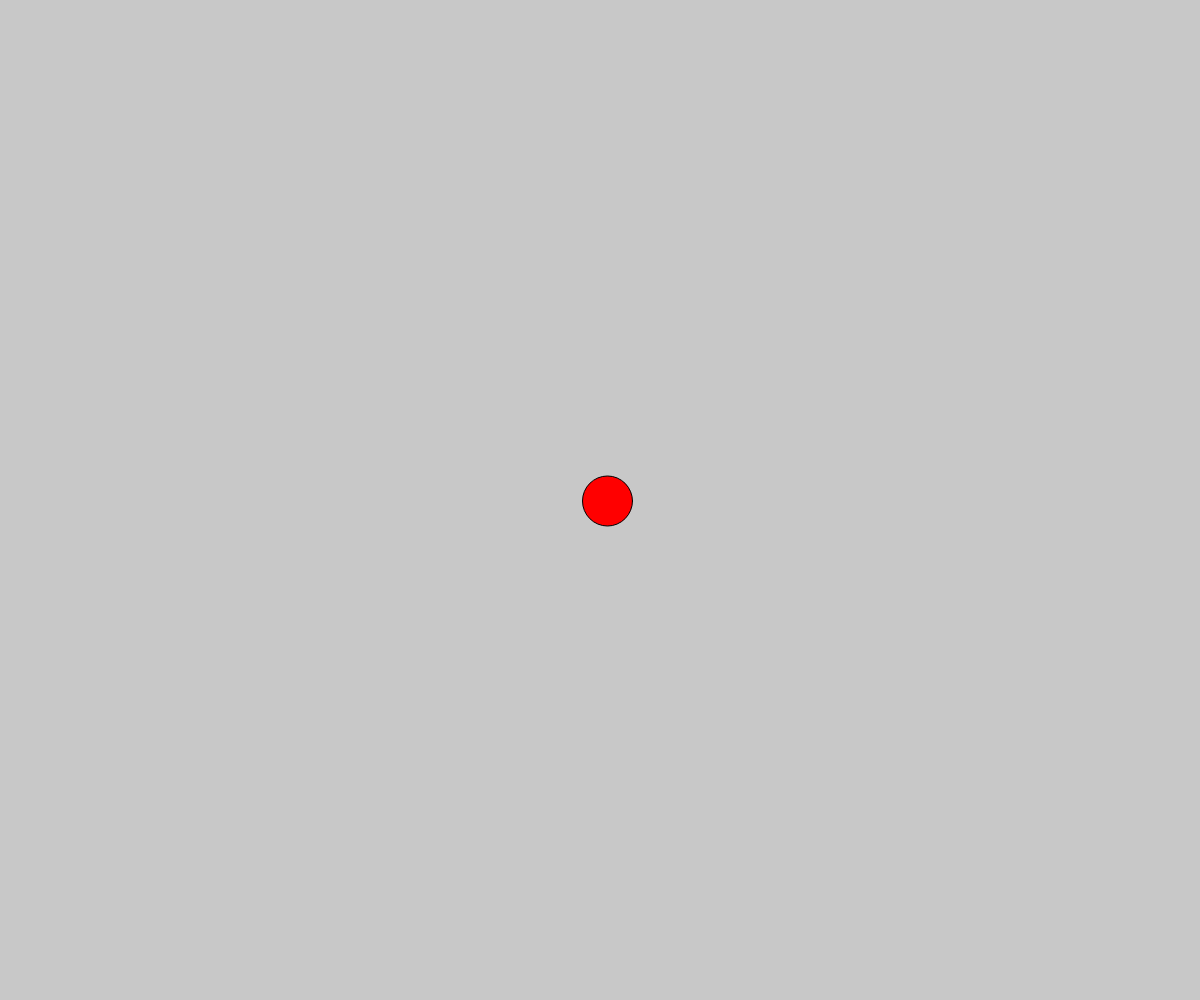
Frame 1 (no input)
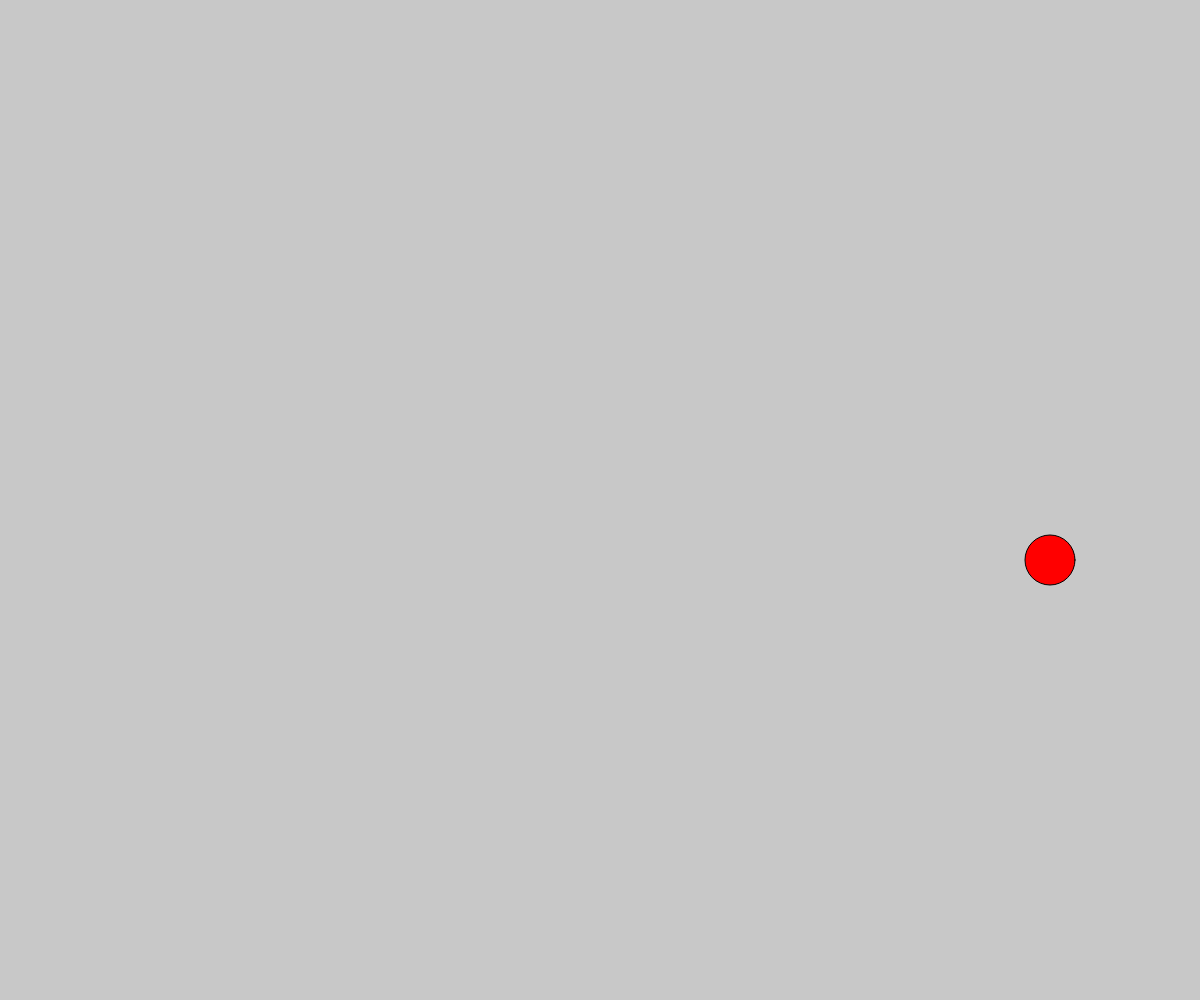
Frame 60 (no input)
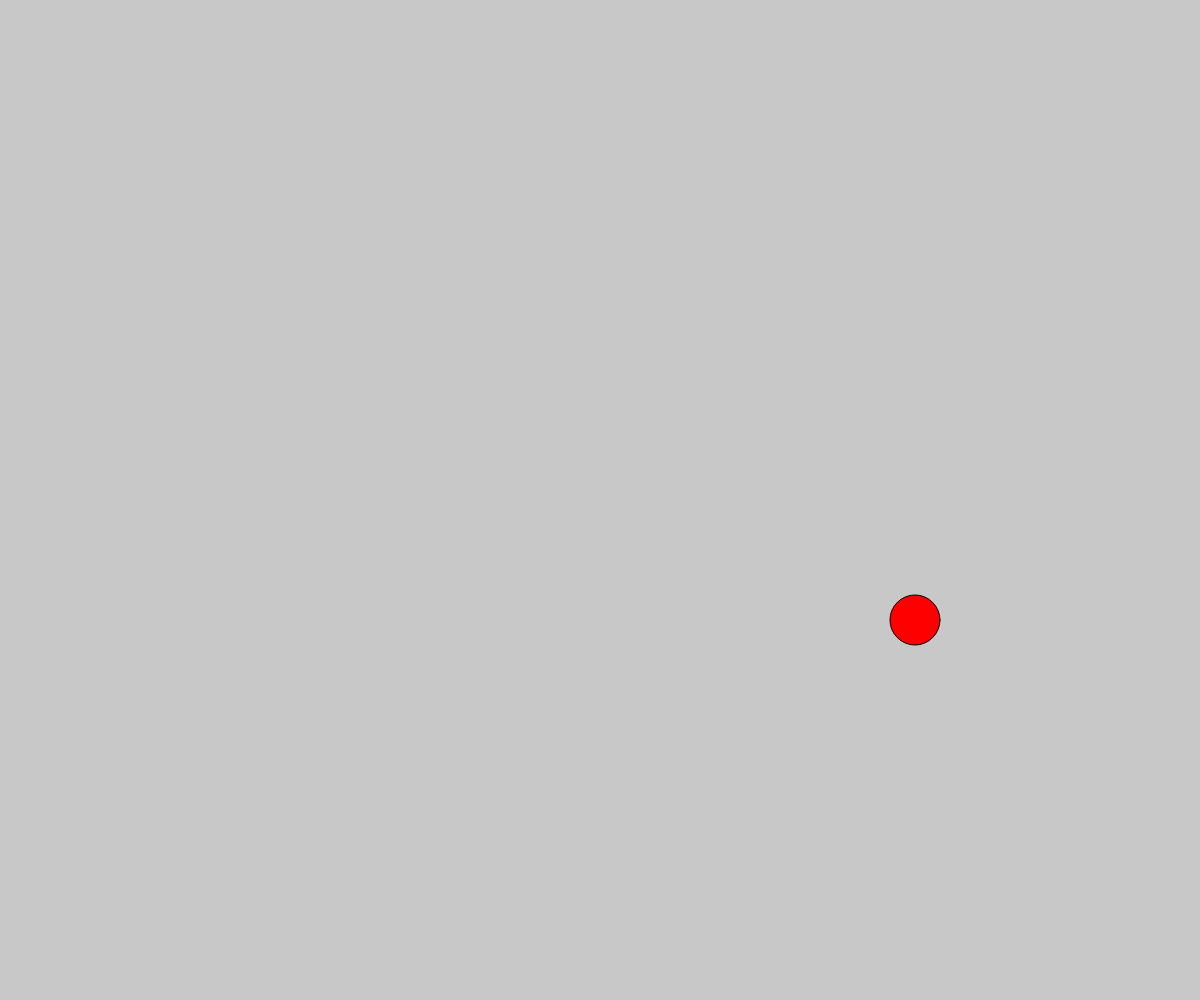
Frame 120 (the mouse pressed at the canvas centre since frame 60)

The p5.js sketch that drew these frames (run headless with seeded random() and noise() and a simulated clock; from frame 60 on, the mouse is pressed at the canvas centre):

// p5.js sketch
// ── sketch.js
var img;
function preload(){
  // put preload code here

}
var myCuteBall;
function setup() {
createCanvas(windowWidth, windowHeight);
myCuteBall = new Ball(width/2, height/2, 50);




}


function draw() {
  background(200);
  myCuteBall.move();
    myCuteBall.display();



}
function Ball(_x, _y, _diameter) {
  // Properties defined by constructor
  this.size = _diameter;
  this.x = _x;
  this.y = _y;
  // Hardcoded properties
  this.color = 'red';
  this.speedx = 1;
  this.speedy = 1;
  // Methods
var xDir=1;
var yDir=1;



  this.display = function() {
    fill(this.color);
    ellipse(this.x, this.y, this.size);
  }
  this.move = function(){
  this.x +=(5*this.speedx*this.speedx/2+5*this.speedx)*xDir;
  this.y +=this.speedy *yDir;
  if (this.y>height || this.y<0) {
    yDir = yDir*(-1);
  }
  if (this.x>width || this.x<0) {
    xDir = xDir*(-1);
  }
}
}
